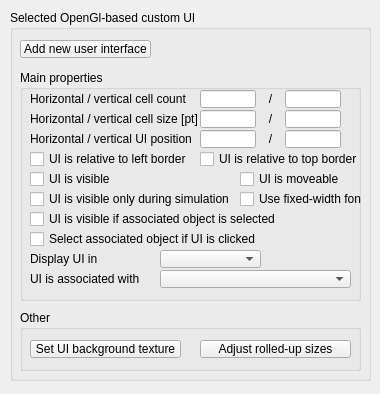
<?xml version="1.0" encoding="UTF-8"?>
<ui version="4.0">
 <class>CQDlgUi</class>
 <widget class="QDialog" name="CQDlgUi">
  <property name="geometry">
   <rect>
    <x>0</x>
    <y>0</y>
    <width>380</width>
    <height>394</height>
   </rect>
  </property>
  <property name="windowTitle">
   <string>OpenGl-based Custom UIs</string>
  </property>
  <property name="locale">
   <locale language="English" country="UnitedStates"/>
  </property>
  <widget class="QGroupBox" name="groupBox">
   <property name="geometry">
    <rect>
     <x>10</x>
     <y>10</y>
     <width>361</width>
     <height>371</height>
    </rect>
   </property>
   <property name="title">
    <string>Selected OpenGl-based custom UI</string>
   </property>
   <property name="flat">
    <bool>false</bool>
   </property>
   <widget class="QToolButton" name="qqAddNew">
    <property name="geometry">
     <rect>
      <x>10</x>
      <y>30</y>
      <width>131</width>
      <height>18</height>
     </rect>
    </property>
    <property name="focusPolicy">
     <enum>Qt::StrongFocus</enum>
    </property>
    <property name="text">
     <string>Add new user interface</string>
    </property>
   </widget>
   <widget class="QGroupBox" name="groupBox_2">
    <property name="geometry">
     <rect>
      <x>10</x>
      <y>60</y>
      <width>341</width>
      <height>231</height>
     </rect>
    </property>
    <property name="title">
     <string>Main properties</string>
    </property>
    <property name="flat">
     <bool>false</bool>
    </property>
    <widget class="QLabel" name="label">
     <property name="geometry">
      <rect>
       <x>10</x>
       <y>20</y>
       <width>171</width>
       <height>18</height>
      </rect>
     </property>
     <property name="text">
      <string>Horizontal / vertical cell count</string>
     </property>
    </widget>
    <widget class="QLineEdit" name="qqCellCountH">
     <property name="geometry">
      <rect>
       <x>180</x>
       <y>20</y>
       <width>56</width>
       <height>18</height>
      </rect>
     </property>
    </widget>
    <widget class="QLineEdit" name="qqCellCountV">
     <property name="geometry">
      <rect>
       <x>265</x>
       <y>20</y>
       <width>56</width>
       <height>18</height>
      </rect>
     </property>
    </widget>
    <widget class="QLabel" name="label_2">
     <property name="geometry">
      <rect>
       <x>240</x>
       <y>20</y>
       <width>21</width>
       <height>18</height>
      </rect>
     </property>
     <property name="text">
      <string>/</string>
     </property>
     <property name="alignment">
      <set>Qt::AlignCenter</set>
     </property>
    </widget>
    <widget class="QLabel" name="label_3">
     <property name="geometry">
      <rect>
       <x>240</x>
       <y>40</y>
       <width>21</width>
       <height>18</height>
      </rect>
     </property>
     <property name="text">
      <string>/</string>
     </property>
     <property name="alignment">
      <set>Qt::AlignCenter</set>
     </property>
    </widget>
    <widget class="QLineEdit" name="qqCellSizeV">
     <property name="geometry">
      <rect>
       <x>265</x>
       <y>40</y>
       <width>56</width>
       <height>18</height>
      </rect>
     </property>
    </widget>
    <widget class="QLabel" name="label_4">
     <property name="geometry">
      <rect>
       <x>10</x>
       <y>40</y>
       <width>171</width>
       <height>18</height>
      </rect>
     </property>
     <property name="text">
      <string>Horizontal / vertical cell size [pt]</string>
     </property>
    </widget>
    <widget class="QLineEdit" name="qqCellSizeH">
     <property name="geometry">
      <rect>
       <x>180</x>
       <y>40</y>
       <width>56</width>
       <height>18</height>
      </rect>
     </property>
    </widget>
    <widget class="QLineEdit" name="qqUiPosH">
     <property name="geometry">
      <rect>
       <x>180</x>
       <y>60</y>
       <width>56</width>
       <height>18</height>
      </rect>
     </property>
    </widget>
    <widget class="QLabel" name="label_5">
     <property name="geometry">
      <rect>
       <x>240</x>
       <y>60</y>
       <width>21</width>
       <height>18</height>
      </rect>
     </property>
     <property name="text">
      <string>/</string>
     </property>
     <property name="alignment">
      <set>Qt::AlignCenter</set>
     </property>
    </widget>
    <widget class="QLabel" name="label_6">
     <property name="geometry">
      <rect>
       <x>10</x>
       <y>60</y>
       <width>171</width>
       <height>18</height>
      </rect>
     </property>
     <property name="text">
      <string>Horizontal / vertical UI position</string>
     </property>
    </widget>
    <widget class="QLineEdit" name="qqUiPosV">
     <property name="geometry">
      <rect>
       <x>265</x>
       <y>60</y>
       <width>56</width>
       <height>18</height>
      </rect>
     </property>
    </widget>
    <widget class="QCheckBox" name="qqUiBorderL">
     <property name="geometry">
      <rect>
       <x>10</x>
       <y>80</y>
       <width>171</width>
       <height>18</height>
      </rect>
     </property>
     <property name="focusPolicy">
      <enum>Qt::StrongFocus</enum>
     </property>
     <property name="text">
      <string>UI is relative to left border</string>
     </property>
    </widget>
    <widget class="QCheckBox" name="qqUiBorderT">
     <property name="geometry">
      <rect>
       <x>180</x>
       <y>80</y>
       <width>171</width>
       <height>18</height>
      </rect>
     </property>
     <property name="focusPolicy">
      <enum>Qt::StrongFocus</enum>
     </property>
     <property name="text">
      <string>UI is relative to top border</string>
     </property>
    </widget>
    <widget class="QCheckBox" name="qqVisible">
     <property name="geometry">
      <rect>
       <x>10</x>
       <y>100</y>
       <width>161</width>
       <height>18</height>
      </rect>
     </property>
     <property name="focusPolicy">
      <enum>Qt::StrongFocus</enum>
     </property>
     <property name="text">
      <string>UI is visible</string>
     </property>
    </widget>
    <widget class="QCheckBox" name="qqVisibleDuringSimulation">
     <property name="geometry">
      <rect>
       <x>10</x>
       <y>120</y>
       <width>201</width>
       <height>18</height>
      </rect>
     </property>
     <property name="focusPolicy">
      <enum>Qt::StrongFocus</enum>
     </property>
     <property name="text">
      <string>UI is visible only during simulation</string>
     </property>
    </widget>
    <widget class="QCheckBox" name="qqVisibleWhenObjectSelected">
     <property name="geometry">
      <rect>
       <x>10</x>
       <y>140</y>
       <width>301</width>
       <height>18</height>
      </rect>
     </property>
     <property name="focusPolicy">
      <enum>Qt::StrongFocus</enum>
     </property>
     <property name="text">
      <string>UI is visible if associated object is selected</string>
     </property>
    </widget>
    <widget class="QCheckBox" name="qqSelectObject">
     <property name="geometry">
      <rect>
       <x>10</x>
       <y>160</y>
       <width>281</width>
       <height>18</height>
      </rect>
     </property>
     <property name="focusPolicy">
      <enum>Qt::StrongFocus</enum>
     </property>
     <property name="text">
      <string>Select associated object if UI is clicked</string>
     </property>
    </widget>
    <widget class="QCheckBox" name="qqMoveable">
     <property name="geometry">
      <rect>
       <x>220</x>
       <y>100</y>
       <width>131</width>
       <height>18</height>
      </rect>
     </property>
     <property name="focusPolicy">
      <enum>Qt::StrongFocus</enum>
     </property>
     <property name="text">
      <string>UI is moveable</string>
     </property>
    </widget>
    <widget class="QCheckBox" name="qqFixedWidthFont">
     <property name="geometry">
      <rect>
       <x>220</x>
       <y>120</y>
       <width>131</width>
       <height>18</height>
      </rect>
     </property>
     <property name="focusPolicy">
      <enum>Qt::StrongFocus</enum>
     </property>
     <property name="text">
      <string>Use fixed-width font</string>
     </property>
    </widget>
    <widget class="QLabel" name="label_7">
     <property name="geometry">
      <rect>
       <x>10</x>
       <y>180</y>
       <width>111</width>
       <height>18</height>
      </rect>
     </property>
     <property name="text">
      <string>Display UI in</string>
     </property>
    </widget>
    <widget class="QComboBox" name="qqPageCombo">
     <property name="geometry">
      <rect>
       <x>140</x>
       <y>180</y>
       <width>101</width>
       <height>18</height>
      </rect>
     </property>
    </widget>
    <widget class="QLabel" name="label_8">
     <property name="geometry">
      <rect>
       <x>10</x>
       <y>200</y>
       <width>131</width>
       <height>18</height>
      </rect>
     </property>
     <property name="text">
      <string>UI is associated with</string>
     </property>
    </widget>
    <widget class="QComboBox" name="qqAssociatedObject">
     <property name="geometry">
      <rect>
       <x>140</x>
       <y>200</y>
       <width>191</width>
       <height>18</height>
      </rect>
     </property>
    </widget>
   </widget>
   <widget class="QGroupBox" name="groupBox_3">
    <property name="geometry">
     <rect>
      <x>10</x>
      <y>300</y>
      <width>341</width>
      <height>61</height>
     </rect>
    </property>
    <property name="title">
     <string>Other</string>
    </property>
    <property name="flat">
     <bool>false</bool>
    </property>
    <widget class="QToolButton" name="qqAdjustRolledUpSizes">
     <property name="geometry">
      <rect>
       <x>180</x>
       <y>30</y>
       <width>151</width>
       <height>18</height>
      </rect>
     </property>
     <property name="focusPolicy">
      <enum>Qt::StrongFocus</enum>
     </property>
     <property name="text">
      <string>Adjust rolled-up sizes</string>
     </property>
    </widget>
    <widget class="QToolButton" name="qqSetTexture">
     <property name="geometry">
      <rect>
       <x>10</x>
       <y>30</y>
       <width>151</width>
       <height>18</height>
      </rect>
     </property>
     <property name="focusPolicy">
      <enum>Qt::StrongFocus</enum>
     </property>
     <property name="text">
      <string>Set UI background texture</string>
     </property>
    </widget>
   </widget>
  </widget>
 </widget>
 <tabstops>
  <tabstop>qqAddNew</tabstop>
  <tabstop>qqCellCountH</tabstop>
  <tabstop>qqCellCountV</tabstop>
  <tabstop>qqCellSizeH</tabstop>
  <tabstop>qqCellSizeV</tabstop>
  <tabstop>qqUiPosH</tabstop>
  <tabstop>qqUiPosV</tabstop>
  <tabstop>qqUiBorderL</tabstop>
  <tabstop>qqUiBorderT</tabstop>
  <tabstop>qqVisible</tabstop>
  <tabstop>qqMoveable</tabstop>
  <tabstop>qqVisibleDuringSimulation</tabstop>
  <tabstop>qqFixedWidthFont</tabstop>
  <tabstop>qqVisibleWhenObjectSelected</tabstop>
  <tabstop>qqSelectObject</tabstop>
  <tabstop>qqPageCombo</tabstop>
  <tabstop>qqAssociatedObject</tabstop>
  <tabstop>qqSetTexture</tabstop>
  <tabstop>qqAdjustRolledUpSizes</tabstop>
 </tabstops>
 <resources/>
 <connections/>
</ui>
